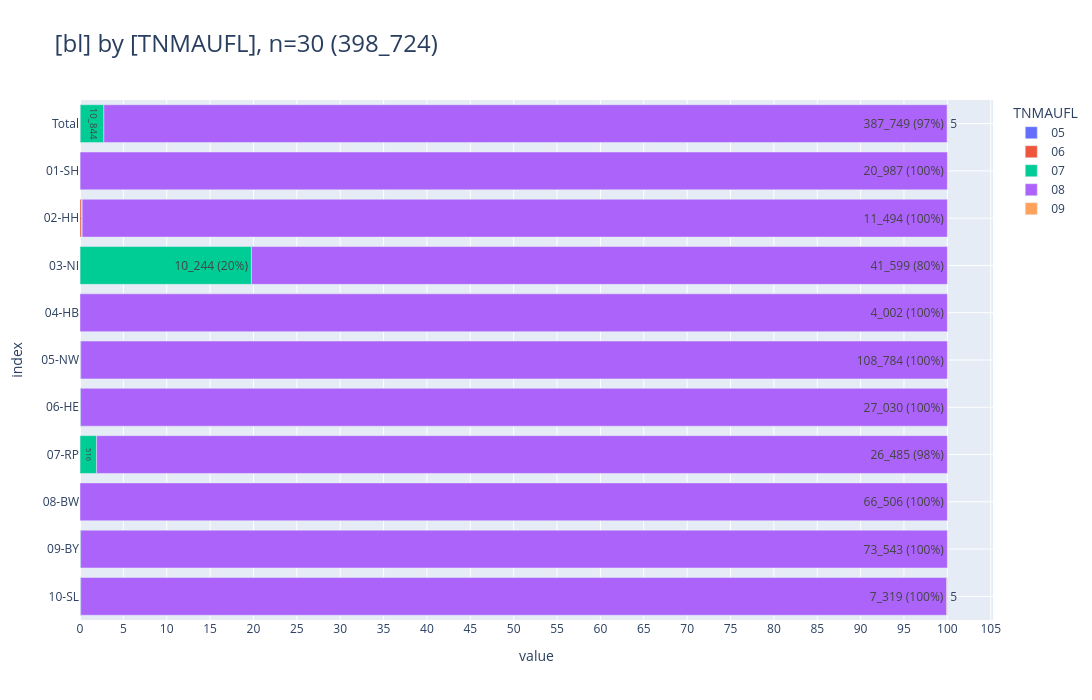

The cell this chart's notebook holds for it:
### Code cell
_alias='TNMAUFL'
_df = (
    show_freqs(alias=_alias, incl_c44_and_d=False)
    .rename(columns={"kkr": "bl"})
    [["bl", "TNMAUFL", "cnt"]]
)
_df["TNMAUFL"] = _df["TNMAUFL"].astype(str).str.zfill(2)
_=pls.plot_stacked_bars(
    _df,
    orientation="h",
    normalize=False,
    relative=True,
    dropna=False,
    show_total=True,
    height=700,
    show_pct_bar=True,
)

# todo regel ergänzen für imputation

### Figure 1 — Plotly figure (JSON) as saved in the notebook; plotly's stock layout.template omitted (floating-point values rounded to 4 significant figures)
{"data": [{"hovertemplate": "col=05<br>value=%{x}<br>index=%{y}<br>cnt_pct_bar_str=%{text}<extra></extra>", "legendgroup": "05", "marker": {"color": "#636EFA", "pattern": {"shape": ""}}, "name": "05", "orientation": "h", "showlegend": true, "text": ["98", "95", "2", "1"], "textposition": "auto", "type": "bar", "x": [98, 95, 2, 1], "xaxis": "x", "y": [" Total", "05-NW", "07-RP", "10-SL"], "yaxis": "y"}, {"hovertemplate": "col=06<br>value=%{x}<br>index=%{y}<br>cnt_pct_bar_str=%{text}<extra></extra>", "legendgroup": "06", "marker": {"color": "#EF553B", "pattern": {"shape": ""}}, "name": "06", "orientation": "h", "showlegend": true, "text": ["28", "20", "5", "1", "2"], "textposition": "auto", "type": "bar", "x": [28, 20, 5, 1, 2], "xaxis": "x", "y": [" Total", "02-HH", "03-NI", "05-NW", "10-SL"], "yaxis": "y"}, {"hovertemplate": "col=07<br>value=%{x}<br>index=%{y}<br>cnt_pct_bar_str=%{text}<extra></extra>", "legendgroup": "07", "marker": {"color": "#00CC96", "pattern": {"shape": ""}}, "name": "07", "orientation": "h", "showlegend": true, "text": ["10_844", "3", "9", "10_244 (20%)", "18", "516", "51", "3"], "textposition": "auto", "type": "bar", "x": [10844, 3, 9, 10244, 18, 516, 51, 3], "xaxis": "x", "y": [" Total", "01-SH", "02-HH", "03-NI", "06-HE", "07-RP", "09-BY", "10-SL"], "yaxis": "y"}, {"hovertemplate": "col=08<br>value=%{x}<br>index=%{y}<br>cnt_pct_bar_str=%{text}<extra></extra>", "legendgroup": "08", "marker": {"color": "#AB63FA", "pattern": {"shape": ""}}, "name": "08", "orientation": "h", "showlegend": true, "text": ["387_749 (97%)", "20_987 (100%)", "11_494 (100%)", "41_599 (80%)", "4_002 (100%)", "108_784 (100%)", "27_030 (100%)", "26_485 (98%)", "66_506 (100%)", "73_543 (100%)", "7_319 (100%)"], "textposition": "auto", "type": "bar", "x": [387749, 20987, 11494, 41599, 4002, 108784, 27030, 26485, 66506, 73543, 7319], "xaxis": "x", "y": [" Total", "01-SH", "02-HH", "03-NI", "04-HB", "05-NW", "06-HE", "07-RP", "08-BW", "09-BY", "10-SL"], "yaxis": "y"}, {"hovertemplate": "col=09<br>value=%{x}<br>index=%{y}<br>cnt_pct_bar_str=%{text}<extra></extra>", "legendgroup": "09", "marker": {"color": "#FFA15A", "pattern": {"shape": ""}}, "name": "09", "orientation": "h", "showlegend": true, "text": ["5", "5"], "textposition": "auto", "type": "bar", "x": [5, 5], "xaxis": "x", "y": [" Total", "10-SL"], "yaxis": "y"}], "layout": {"barmode": "relative", "barnorm": "percent", "height": 700, "legend": {"title": {"text": "TNMAUFL"}, "tracegroupgap": 0, "traceorder": "normal"}, "title": {"font": {"size": 24}, "text": "[bl] by [TNMAUFL], n=30 (398_724)", "xanchor": "left", "y": 0.95, "yanchor": "top"}, "width": 1600, "xaxis": {"anchor": "y", "domain": [0, 1], "dtick": 5, "gridwidth": 1, "showgrid": true, "title": {"text": "value"}}, "yaxis": {"anchor": "x", "categoryarray": ["10-SL", "09-BY", "08-BW", "07-RP", "06-HE", "05-NW", "04-HB", "03-NI", "02-HH", "01-SH", " Total"], "categoryorder": "array", "domain": [0, 1], "gridwidth": 1, "showgrid": true, "title": {"text": "index"}}}}
